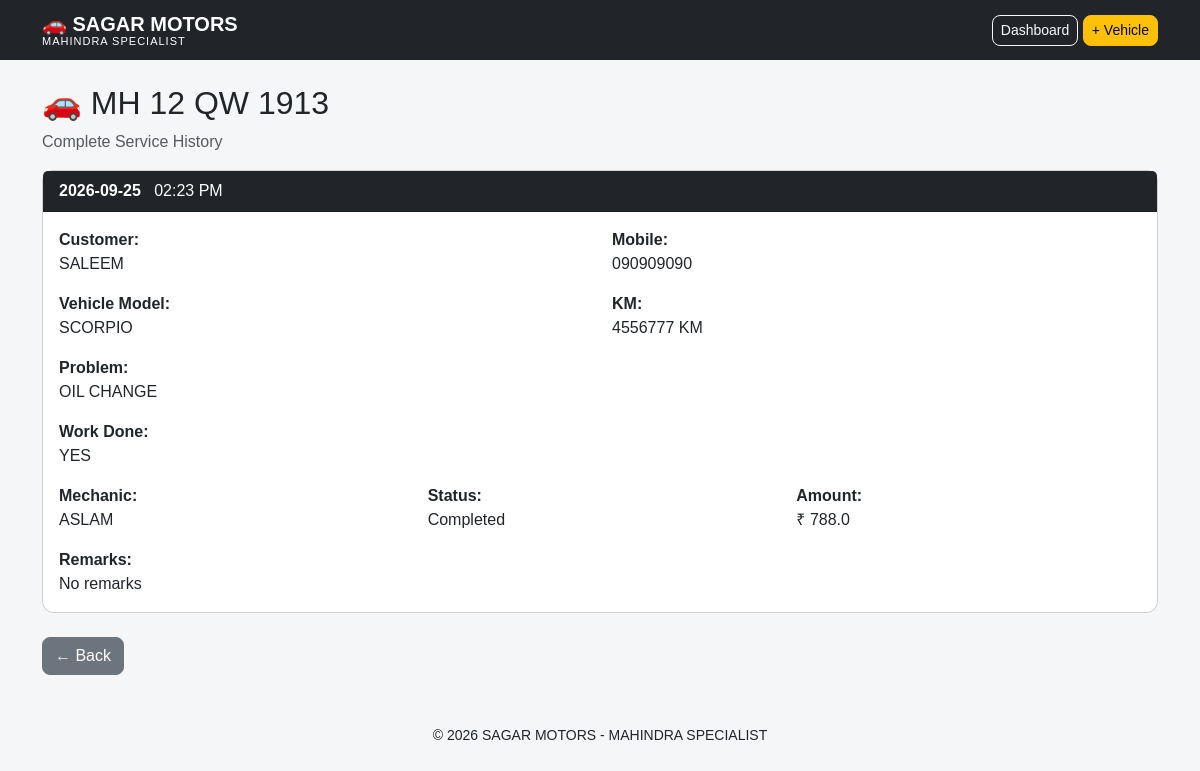
Screenshot of /history/MH 12 QW 1913 with the database file from the repository.
### tables this page shows
CREATE TABLE vehicles (
            id INTEGER PRIMARY KEY AUTOINCREMENT,
            vehicle_number TEXT NOT NULL,
            customer_name TEXT NOT NULL,
            mobile TEXT,
            vehicle_model TEXT,
            km INTEGER,
            problem TEXT,
            work_done TEXT,
            mechanic TEXT,
            status TEXT DEFAULT 'Pending',
            amount REAL DEFAULT 0,
            remarks TEXT,
            date TEXT NOT NULL,
            time_in TEXT NOT NULL,
            time_out TEXT
        );

### app.py (the view)
@app.route("/history/<vehicle_number>")
def history(vehicle_number):
    conn = get_db_connection()
    records = conn.execute("""
        SELECT *
        FROM vehicles
        WHERE vehicle_number = ?
        ORDER BY id DESC
    """, (vehicle_number.upper(),)).fetchall()
    conn.close()
    return render_template(
        "history.html",
        records=records,
        vehicle_number=vehicle_number.upper()
    )

### app.py (called while the page is built)
def get_db_connection():
    conn = sqlite3.connect(DATABASE)
    conn.row_factory = sqlite3.Row
    return conn

### templates/history.html (shortened to what this page needs)
{% extends "base.html" %}
{% block content %}
<h2>
🚗 {{ vehicle_number }}
</h2>
<p class="text-muted">
Complete Service History
</p>
{% if records %}
{% for record in records %}
<div class="card mb-4">
<div class="card-header bg-dark text-white">
<strong>
{{ record["date"] }}
</strong>
{{ record["time_in"] }}
</div>
<div class="card-body">
<div class="row">
<div class="col-md-6 mb-3">
<strong>Customer:</strong>
<br>
{{ record["customer_name"] }}
</div>
<div class="col-md-6 mb-3">
<strong>Mobile:</strong>
<br>
{{ record["mobile"] }}
</div>
<div class="col-md-6 mb-3">
<strong>Vehicle Model:</strong>
<br>
{{ record["vehicle_model"] }}
</div>
<div class="col-md-6 mb-3">
<strong>KM:</strong>
<br>
{{ record["km"] }} KM
</div>
<div class="col-12 mb-3">
<strong>Problem:</strong>
<br>
{{ record["problem"] }}
</div>
<div class="col-12 mb-3">
<strong>Work Done:</strong>
<br>
{{ record["work_done"] or "Not updated" }}
</div>
<div class="col-md-4 mb-3">
<strong>Mechanic:</strong>
<br>
{{ record["mechanic"] or "Not specified" }}
</div>
<div class="col-md-4 mb-3">
<strong>Status:</strong>
<br>
{{ record["status"] }}
</div>
<div class="col-md-4 mb-3">
<strong>Amount:</strong>
<br>
₹ {{ record["amount"] }}
</div>
<div class="col-12">
<strong>Remarks:</strong>
<br>
{{ record["remarks"] or "No remarks" }}
</div>
</div>
</div>
</div>
{% endfor %}
{% else %}
<div class="alert alert-info">
No service history found for this vehicle.
</div>
{% endif %}
<a
href="{{ url_for('vehicles') }}"
class="btn btn-secondary">
← Back
</a>
{% endblock %}

### templates/base.html (shortened to what this page needs)
<!DOCTYPE html>
<html lang="en">
<head>
    <link
        href="https://cdn.jsdelivr.net/npm/bootstrap@5.3.3/dist/css/bootstrap.min.css"
        rel="stylesheet">
    <link
        rel="stylesheet"
        href="{{ url_for('static', filename='style.css') }}">
</head>
<body>
<nav class="navbar navbar-dark bg-dark">
    <div class="container">
        <a class="navbar-brand" href="{{ url_for('dashboard') }}">
            🚗 <strong>SAGAR MOTORS</strong>
            <small class="d-block">
                MAHINDRA SPECIALIST
            </small>
        </a>
        <div>
            <a
                href="{{ url_for('dashboard') }}"
                class="btn btn-outline-light btn-sm">
                Dashboard
            </a>
            <a
                href="{{ url_for('add_vehicle') }}"
                class="btn btn-warning btn-sm">
                + Vehicle
            </a>
        </div>
    </div>
</nav>
<div class="container mt-4">
    {% block content %}
    {% endblock %}
</div>
<footer class="text-center mt-5 mb-4">
    <small>
        © 2026 SAGAR MOTORS - MAHINDRA SPECIALIST
    </small>
</footer>
</body>
</html>

### static/style.css (style rules this page uses)
body { background-color: #f5f6f8; font-family: Arial, sans-serif; }
.navbar-brand { line-height: 1.1; }
.navbar-brand small { font-size: 11px; letter-spacing: 1px; }
.card { border-radius: 12px; }
.btn { border-radius: 8px; }

### rows the page displays
vehicles: vehicle_number "MH 12 QW 1913", date "2026-09-25", time_in "02:23 PM", customer_name "SALEEM", mobile "090909090", vehicle_model "SCORPIO", km "4556777", problem "OIL CHANGE", work_done "YES", mechanic "ASLAM", status "Completed", amount "788.0", remarks "No remarks"
